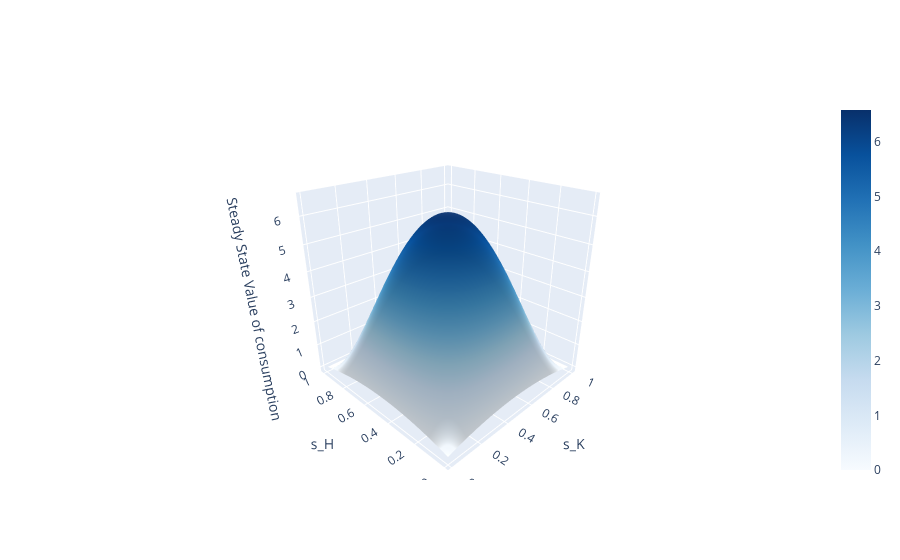

This figure's notebook cell:
### Markdown cell above
Let us examine this using the method outlined above, but focusing on the impact on consumption instead:

To investigate the effect on steady-state consumption, we will plot the steady-state consumption level, $\tilde{c}^*$, (Where $\tilde{c} = (1- \alpha - \varphi)*\tilde{y}$), against all possible values of $s_H$ and $s_K$ in an interactive 3D plot. This will allow us to identify the combination of savings rates that maximizes steady-state consumption, providing insights into the optimal allocation of resources.

### Code cell
# Define range of s_K and s_H values
s_K_values = np.linspace(0.01, 1, 100)
s_H_values = np.linspace(0.01, 1, 100)

# Create empty arrays to store results
ss_k_values = np.zeros((len(s_K_values), len(s_H_values)))
ss_h_values = np.zeros((len(s_K_values), len(s_H_values)))
ss_c_values = np.zeros((len(s_K_values), len(s_H_values)))

# Loop through s_K and s_H values and calculate steady state values
for i, s_K in enumerate(s_K_values):
    for j, s_H in enumerate(s_H_values):
        if s_H + s_K > 1:
            continue
        
        model.par.s_K = s_K  # Set s_K value
        model.par.s_H = s_H  # Set s_H value
        ss_k, ss_h, ss_y, ss_c = model.steady_state_consumption()
        ss_k_values[i,j] = ss_k  # Replace with the appropriate steady state value of capital
        ss_h_values[i,j] = ss_h  # Replace with the appropriate steady state value of labor
        ss_c_values[i,j] = ss_c

# Create meshgrid of s_K and s_H values
s_K_mesh, s_H_mesh = np.meshgrid(s_K_values, s_H_values)

# Create interactive 3D plot of steady state values
fig = go.Figure(data=go.Surface(x=s_K_mesh, y=s_H_mesh, z=ss_c_values, colorscale='Blues'))
fig.update_layout(
    scene=dict(
        xaxis_title='s_K',
        yaxis_title='s_H',
        zaxis_title='Steady State Value of consumption',
        camera=dict(
            eye=dict(x=-1.5, y=-1.5, z=1)
        )
    )
)
fig.show()

### Figure 1 — Plotly figure (JSON) as saved in the notebook; plotly's stock layout.template omitted (floating-point values rounded to 4 significant figures; data arrays with more than 128 entries replaced by an {"elided": "..."} marker saying what was removed)
{"data": [{"colorscale": [[0, "rgb(247,251,255)"], [0.125, "rgb(222,235,247)"], [0.25, "rgb(198,219,239)"], [0.375, "rgb(158,202,225)"], [0.5, "rgb(107,174,214)"], [0.625, "rgb(66,146,198)"], [0.75, "rgb(33,113,181)"], [0.875, "rgb(8,81,156)"], [1, "rgb(8,48,107)"]], "type": "surface", "x": {"elided": "100x100 float values"}, "y": {"elided": "100x100 float values"}, "z": {"elided": "100x100 float values"}}], "layout": {"scene": {"camera": {"eye": {"x": -1.5, "y": -1.5, "z": 1}}, "xaxis": {"title": {"text": "s_K"}}, "yaxis": {"title": {"text": "s_H"}}, "zaxis": {"title": {"text": "Steady State Value of consumption"}}}}}
